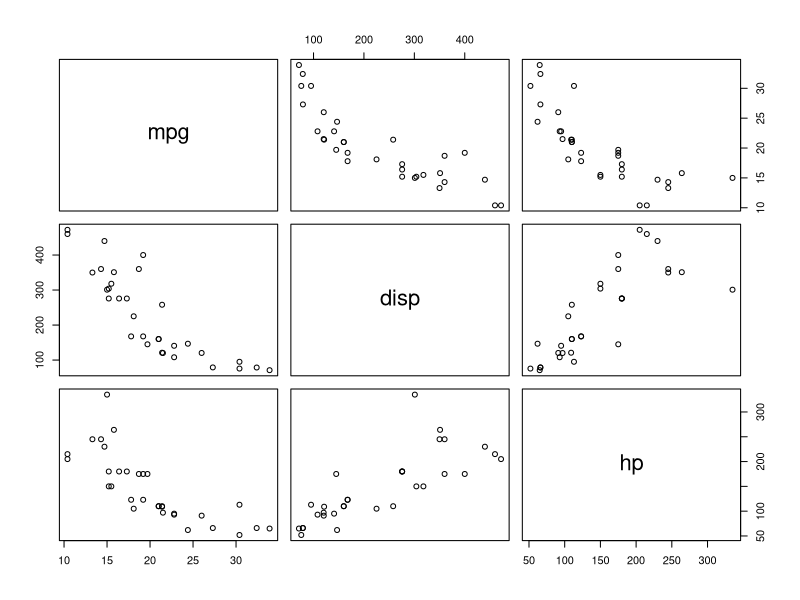
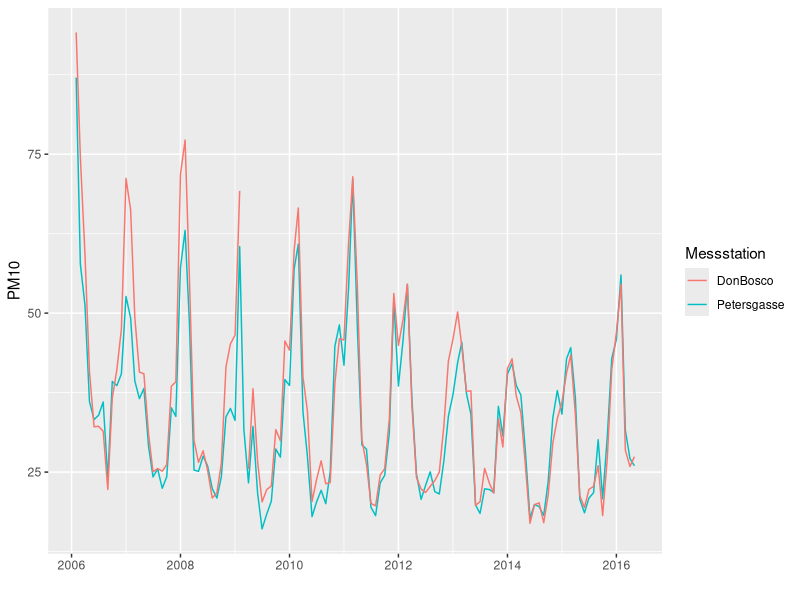
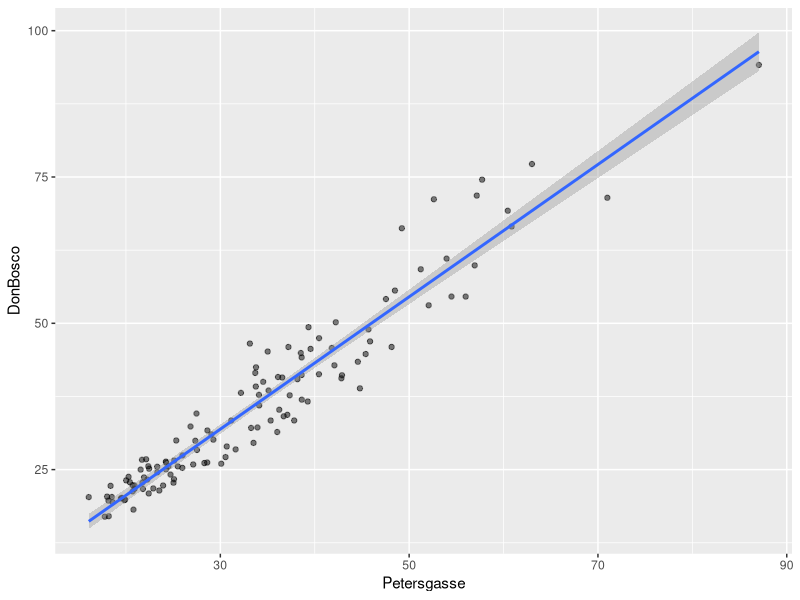

Source code (R) for these figures, in order:
## ---- chunk 1
r = 0.25
N = 62
alpha = 0.05
z = atanh(r)
se_z = 1 / sqrt(N - 3)
(p = 2 * (1 - pnorm(z / se_z)))
## ---- chunk 2
r = 0.05
N = 1538
alpha = 0.05
z = atanh(r)
se_z = 1 / sqrt(N - 3)
(p = 2 * (1 - pnorm(z / se_z)))
## ---- chunk 3
x = c(8, 1, -4, 5, 6, 10, 9)
y = c(-2, -5, -6, 0, 3, 7, 10)
cor.test(x, y, conf.level=0.99)
## ---- chunk 4
cor(mtcars[, c("mpg", "disp", "hp")], method="pearson")
cor(mtcars[, c("mpg", "disp", "hp")], method="spearman")
## ---- chunk 5
pairs(mtcars[, c("mpg", "disp", "hp")])
## ---- chunk 6
#| message: false
library(readr)
pm10 = read_csv("pm10.csv")
pm10[["Datum"]] = as.Date(pm10[["Datum"]], format="%d.%m.%y")
## ---- chunk 7
#| message: false
#| warning: false
library(ggplot2)

ggplot(pm10, aes(x=Datum)) +
    geom_line(aes(y=Petersgasse, color="Petersgasse")) +
    geom_line(aes(y=DonBosco, color="DonBosco")) +
    labs(x="", y="PM10", color="Messstation")
## ---- chunk 8
#| message: false
#| warning: false
ggplot(pm10, aes(x=Petersgasse, y=DonBosco)) +
    geom_point(alpha=0.5) +
    geom_smooth(method="lm")
## ---- chunk 9
(r = cor.test(pm10[["Petersgasse"]], pm10[["DonBosco"]]))
r$estimate**2  # erklärte Varianz

# fehlende Werte (NA) müssen explizit ausgeschlossen werden
cor(pm10[["Petersgasse"]], pm10[["DonBosco"]], use="complete.obs")
## ---- chunk 10
#| message: false
library(dplyr)

cor(penguins[["bill_len"]], penguins[["bill_dep"]], use="complete.obs")

penguins |>
    group_by(species) |>
    summarize(r=cor(bill_len, bill_dep, use="complete.obs"))
